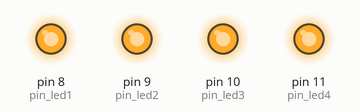
This sketch was run on a simulated Arduino Uno, built with avr-gcc and run on an emulated ATmega328P. On the bench: output pins drawn as LEDs (lit = HIGH).

Above: at 0.5 s.
At 3.5 s:
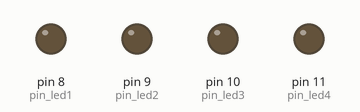
Timing chart, 0 to 4.6 s (numbered marks = the images above):
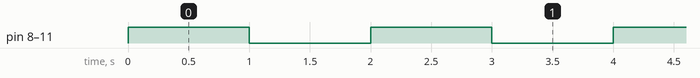

Measured:
- by itself, pin 8 (pin_led1), pin 9 (pin_led2), pin 10 (pin_led3), pin 11 (pin_led4): alternates HIGH for 1.0 s and LOW for 1.0 s

The sketch:

sketch_may20a.ino
```cpp
#define pin_led1 8
#define pin_led2 9
#define pin_led3 10
#define pin_led4 11

void setup() {

  pinMode(pin_led1, OUTPUT);
  pinMode(pin_led2, OUTPUT);
  pinMode(pin_led3, OUTPUT);
  pinMode(pin_led4, OUTPUT);

}

void loop() {

  digitalWrite(pin_led1, HIGH);
  digitalWrite(pin_led2, HIGH);
  digitalWrite(pin_led3, HIGH);
  digitalWrite(pin_led4, HIGH);
  delay(1000);
  digitalWrite(pin_led1, LOW);
  digitalWrite(pin_led2, LOW);
  digitalWrite(pin_led3, LOW);
  digitalWrite(pin_led4, LOW);
  delay(1000);

}
```
